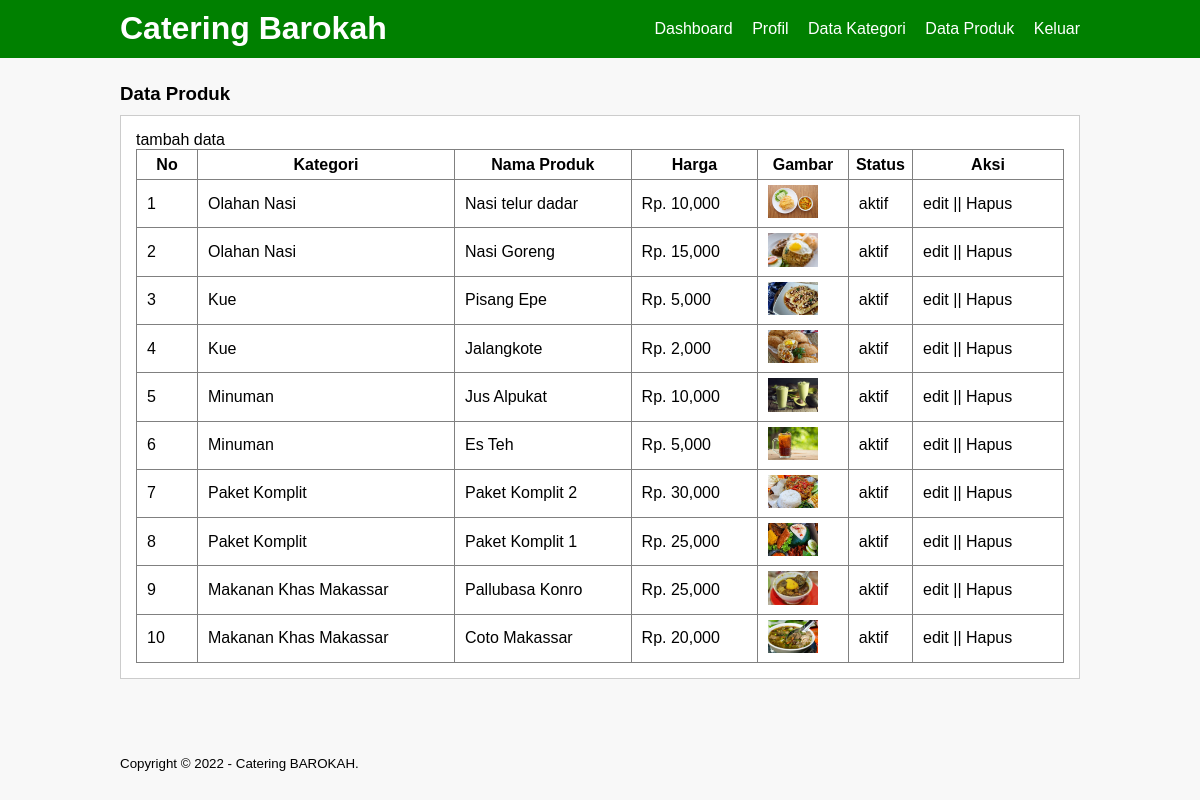
The app's page /data-produk.php (signed in) with its own data.
### tables this page shows
CREATE TABLE `tb_product` (
  `product_id` int(11) NOT NULL,
  `category_id` int(11) NOT NULL,
  `product_name` varchar(100) NOT NULL,
  `product_price` int(11) NOT NULL,
  `product_description` text NOT NULL,
  `product_image` varchar(100) NOT NULL,
  `product_status` tinyint(1) NOT NULL,
  `date_created` timestamp NOT NULL DEFAULT current_timestamp()
);

CREATE TABLE `tb_category` (
  `category_id` int(11) NOT NULL,
  `category_name` varchar(25) NOT NULL
);

### data-produk.php (the view, shortened to what this page needs)
<?php
    include'db.php';
 ?>
<!DOCTYPE html>
<html>
<head>
    <link rel="stylesheet" type="text/css" href="style.css">
</head>
<body>
    <header>
        <div class="container">
            <h1> <a href="Dashboard.php">Catering Barokah</a></h1>
            <ul>
                <li><a href="dashboard.php">Dashboard</a></li>
                <li><a href="profil.php">Profil</a></li>
                <li><a href="data_kategori.php">Data Kategori</a></li>
                <li><a href="data-produk.php">Data Produk</a></li>
                <li><a href="keluar.php">Keluar</a></li>
            </ul>
        </div>
    </header>
    <div class="section">
        <div class="container">
            <h3>Data Produk</h3>
            <div class="box">
                <p><a href="tambah-produk.php">tambah data</a></p>
                <table border="1" cellspacing="0" class="table">
                    <thead>
                        <tr>
                            <th width="60px">No</th>
                            <th>Kategori</th>
                            <th>Nama Produk</th>
                            <th>Harga</th>
                            <th>Gambar</th>
                            <th>Status</th>
                            <th width="150px">Aksi</th>
                        </tr>
                    </thead>
                    <tbody>
                        <?php
                            $no = 1;
                            $produk = mysqli_query($conn, "SELECT * FROM tb_product LEFT JOIN tb_category USING (category_id) ORDER BY product_id DESC");
                            if(mysqli_num_rows($produk) > 0){
                            while($row = mysqli_fetch_array($produk)){
                        ?>
                        <tr>
                            <td><?php echo $no++?></td>
                            <td><?php echo $row['category_name'] ?></td>
                            <td><?php echo $row['product_name'] ?></td>
                            <td>Rp. <?php echo number_format($row['product_price']) ?></td>
                            <td><a href="produk/<?php echo $row['product_image'] ?>"><img src="produk/<?php echo $row['product_image'] ?>" width="50px"></a></td>
                            <td><?php echo ($row['product_status'] == 0)?'Tidak aktif':'aktif'; ?></td>
                            <td>
                                <a href="edit-produk.php?id=<?php echo $row['product_id']?>">edit</a> || <a href=
                                "proses-hapus.php?idp=<?php echo $row['product_id']?>" onclick="return confirm('Yakin Ingin Hapus')">Hapus</a>
                            </td>
                        </tr>
                        <?php }}else{?>
                            <tr>
                                <td colspan="7">Tidak ada data</td>
                            </tr>
                        <?php }?>
                    </tbody>
                </table>
            </div>
        </div>
    </div>
    <footer>
        <div class="container">
            <small>Copyright &copy; 2022 - Catering BAROKAH.</small>
        </div>
    </footer>
</body>
</html>

### style.css (style rules this page uses)
* { padding: 0; margin: 0; font-family: sans-serif; }
body { background-color: #f8f8f8f8; }
a { color: inherit; text-decoration: none; }
header { background-color: green; color: #fff; }
header h1 a { float: left; padding:10px 0; }
header ul { float: right; }
header ul li { display: inline-block; }
header ul li a { padding:20px 0 20px 15px; display: inline-block; }
footer { padding: 25px 0; }
.container { width: 80%; margin:0 auto; }
.container::after { content: ''; display: block; clear: both; }
.section { padding:25px 0; }
.box { background-color: #fff; border:1px solid #ccc; padding: 15px; box-sizing: border-box; margin: 10px 0 25px 0; }
.box::after { content: ''; display: block; clear: both; }
.table { width: 100%; border-collapse: collapse; }
.table tr { height: 30px; }
.table tr td { padding: 5px 10px; }

### records on screen
tb_product: category.category_name "Olahan Nasi", product_name "Nasi telur dadar", product_price "10,000", product_image (picture), product_status "aktif"
tb_product: category.category_name "Olahan Nasi", product_name "Nasi Goreng", product_price "15,000", product_image (picture), product_status "aktif"
tb_product: category.category_name "Kue", product_name "Pisang Epe", product_price "5,000", product_image (picture), product_status "aktif"
tb_product: category.category_name "Kue", product_name "Jalangkote", product_price "2,000", product_image (picture), product_status "aktif"
tb_product: category.category_name "Minuman", product_name "Jus Alpukat", product_price "10,000", product_image (picture), product_status "aktif"
tb_product: category.category_name "Minuman", product_name "Es Teh", product_price "5,000", product_image (picture), product_status "aktif"
tb_product: category.category_name "Paket Komplit", product_name "Paket Komplit 2", product_price "30,000", product_image (picture), product_status "aktif"
tb_product: category.category_name "Paket Komplit", product_name "Paket Komplit 1", product_price "25,000", product_image (picture), product_status "aktif"
tb_product: category.category_name "Makanan Khas Makassar", product_name "Pallubasa Konro", product_price "25,000", product_image (picture), product_status "aktif"
tb_product: category.category_name "Makanan Khas Makassar", product_name "Coto Makassar", product_price "20,000", product_image (picture), product_status "aktif"
